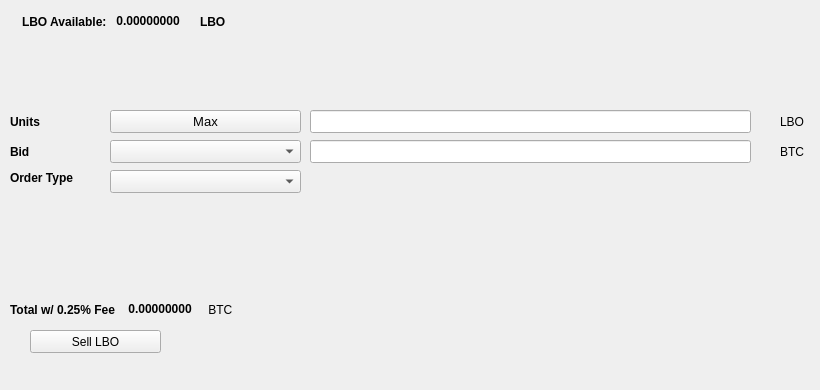
   <widget class="QWidget" name="SellTab">
    <attribute name="title">
     <string>Sell</string>
    </attribute>
    <widget class="QLabel" name="label_16">
     <property name="geometry">
      <rect>
       <x>780</x>
       <y>140</y>
       <width>31</width>
       <height>23</height>
      </rect>
     </property>
     <property name="text">
      <string>BTC</string>
     </property>
    </widget>
    <widget class="QComboBox" name="SellBidcomboBox">
     <property name="geometry">
      <rect>
       <x>110</x>
       <y>140</y>
       <width>191</width>
       <height>23</height>
      </rect>
     </property>
     <property name="font">
      <font>
       <pointsize>10</pointsize>
      </font>
     </property>
    </widget>
    <widget class="QLabel" name="label_18">
     <property name="geometry">
      <rect>
       <x>10</x>
       <y>110</y>
       <width>46</width>
       <height>23</height>
      </rect>
     </property>
     <property name="font">
      <font>
       <weight>75</weight>
       <bold>true</bold>
      </font>
     </property>
     <property name="text">
      <string>Units</string>
     </property>
    </widget>
    <widget class="QPushButton" name="Sell_Max_Amount">
     <property name="geometry">
      <rect>
       <x>110</x>
       <y>110</y>
       <width>191</width>
       <height>23</height>
      </rect>
     </property>
     <property name="font">
      <font>
       <pointsize>10</pointsize>
      </font>
     </property>
     <property name="text">
      <string>Max</string>
     </property>
    </widget>
    <widget class="QLabel" name="label_20">
     <property name="geometry">
      <rect>
       <x>10</x>
       <y>170</y>
       <width>91</width>
       <height>16</height>
      </rect>
     </property>
     <property name="font">
      <font>
       <weight>75</weight>
       <bold>true</bold>
      </font>
     </property>
     <property name="text">
      <string>Order Type</string>
     </property>
    </widget>
    <widget class="QComboBox" name="SellOrdertypeCombo">
     <property name="geometry">
      <rect>
       <x>110</x>
       <y>170</y>
       <width>191</width>
       <height>23</height>
      </rect>
     </property>
     <property name="font">
      <font>
       <pointsize>10</pointsize>
      </font>
     </property>
    </widget>
    <widget class="QLabel" name="label_21">
     <property name="geometry">
      <rect>
       <x>10</x>
       <y>140</y>
       <width>46</width>
       <height>23</height>
      </rect>
     </property>
     <property name="font">
      <font>
       <weight>75</weight>
       <bold>true</bold>
      </font>
     </property>
     <property name="text">
      <string>Bid</string>
     </property>
    </widget>
    <widget class="QLabel" name="label_22">
     <property name="geometry">
      <rect>
       <x>780</x>
       <y>110</y>
       <width>31</width>
       <height>23</height>
      </rect>
     </property>
     <property name="text">
      <string>LBO</string>
     </property>
    </widget>
    <widget class="QLineEdit" name="UnitsInputLBO">
     <property name="geometry">
      <rect>
       <x>310</x>
       <y>110</y>
       <width>441</width>
       <height>23</height>
      </rect>
     </property>
     <property name="font">
      <font>
       <pointsize>9</pointsize>
       <weight>75</weight>
       <bold>true</bold>
      </font>
     </property>
    </widget>
    <widget class="QLineEdit" name="SellBidPriceEdit">
     <property name="geometry">
      <rect>
       <x>310</x>
       <y>140</y>
       <width>441</width>
       <height>23</height>
      </rect>
     </property>
     <property name="font">
      <font>
       <pointsize>9</pointsize>
       <weight>75</weight>
       <bold>true</bold>
      </font>
     </property>
    </widget>
    <widget class="QPushButton" name="SellLBOBTN">
     <property name="geometry">
      <rect>
       <x>30</x>
       <y>330</y>
       <width>131</width>
       <height>23</height>
      </rect>
     </property>
     <property name="text">
      <string>Sell LBO</string>
     </property>
     <property name="icon">
      <iconset resource="../labrotix">
       <normaloff>:/icons/bitcoin</normaloff>:/icons/bitcoin</iconset>
     </property>
    </widget>
    <widget class="QWidget" name="layoutWidget3">
     <property name="geometry">
      <rect>
       <x>22</x>
       <y>12</y>
       <width>258</width>
       <height>19</height>
      </rect>
     </property>
     <layout class="QHBoxLayout" name="horizontalLayout">
      <item>
       <widget class="QLabel" name="label232_2">
        <property name="font">
         <font>
          <weight>75</weight>
          <bold>true</bold>
         </font>
        </property>
        <property name="text">
         <string>LBO Available:</string>
        </property>
       </widget>
      </item>
      <item>
       <widget class="QLabel" name="LBOAvailableLabel">
        <property name="palette">
         <palette>
          <active>
           <colorrole role="WindowText">
            <brush brushstyle="SolidPattern">
             <color alpha="255">
              <red>0</red>
              <green>0</green>
              <blue>0</blue>
             </color>
            </brush>
           </colorrole>
           <colorrole role="Button">
            <brush brushstyle="SolidPattern">
             <color alpha="255">
              <red>0</red>
              <green>170</green>
              <blue>0</blue>
             </color>
            </brush>
           </colorrole>
           <colorrole role="Light">
            <brush brushstyle="SolidPattern">
             <color alpha="255">
              <red>0</red>
              <green>255</green>
              <blue>0</blue>
             </color>
            </brush>
           </colorrole>
           <colorrole role="Midlight">
            <brush brushstyle="SolidPattern">
             <color alpha="255">
              <red>0</red>
              <green>212</green>
              <blue>0</blue>
             </color>
            </brush>
           </colorrole>
           <colorrole role="Dark">
            <brush brushstyle="SolidPattern">
             <color alpha="255">
              <red>0</red>
              <green>85</green>
              <blue>0</blue>
             </color>
            </brush>
           </colorrole>
           <colorrole role="Mid">
            <brush brushstyle="SolidPattern">
             <color alpha="255">
              <red>0</red>
              <green>113</green>
              <blue>0</blue>
             </color>
            </brush>
           </colorrole>
           <colorrole role="Text">
            <brush brushstyle="SolidPattern">
             <color alpha="255">
              <red>0</red>
              <green>170</green>
              <blue>0</blue>
             </color>
            </brush>
           </colorrole>
           <colorrole role="BrightText">
            <brush brushstyle="SolidPattern">
             <color alpha="255">
              <red>255</red>
              <green>255</green>
              <blue>255</blue>
             </color>
            </brush>
           </colorrole>
           <colorrole role="ButtonText">
            <brush brushstyle="SolidPattern">
             <color alpha="255">
              <red>0</red>
              <green>0</green>
              <blue>0</blue>
             </color>
            </brush>
           </colorrole>
           <colorrole role="Base">
            <brush brushstyle="SolidPattern">
             <color alpha="255">
              <red>255</red>
              <green>255</green>
              <blue>255</blue>
             </color>
            </brush>
           </colorrole>
           <colorrole role="Window">
            <brush brushstyle="SolidPattern">
             <color alpha="255">
              <red>0</red>
              <green>170</green>
              <blue>0</blue>
             </color>
            </brush>
           </colorrole>
           <colorrole role="Shadow">
            <brush brushstyle="SolidPattern">
             <color alpha="255">
              <red>0</red>
              <green>0</green>
              <blue>0</blue>
             </color>
            </brush>
           </colorrole>
           <colorrole role="AlternateBase">
            <brush brushstyle="SolidPattern">
             <color alpha="255">
              <red>127</red>
              <green>212</green>
              <blue>127</blue>
             </color>
            </brush>
           </colorrole>
           <colorrole role="ToolTipBase">
            <brush brushstyle="SolidPattern">
             <color alpha="255">
              <red>255</red>
              <green>255</green>
              <blue>220</blue>
             </color>
            </brush>
           </colorrole>
           <colorrole role="ToolTipText">
            <brush brushstyle="SolidPattern">
             <color alpha="255">
              <red>0</red>
              <green>0</green>
              <blue>0</blue>
             </color>
            </brush>
           </colorrole>
          </active>
          <inactive>
           <colorrole role="WindowText">
            <brush brushstyle="SolidPattern">
             <color alpha="255">
              <red>0</red>
              <green>0</green>
              <blue>0</blue>
             </color>
            </brush>
           </colorrole>
           <colorrole role="Button">
            <brush brushstyle="SolidPattern">
             <color alpha="255">
              <red>0</red>
              <green>170</green>
              <blue>0</blue>
             </color>
            </brush>
           </colorrole>
           <colorrole role="Light">
            <brush brushstyle="SolidPattern">
             <color alpha="255">
              <red>0</red>
              <green>255</green>
              <blue>0</blue>
             </color>
            </brush>
           </colorrole>
           <colorrole role="Midlight">
            <brush brushstyle="SolidPattern">
             <color alpha="255">
              <red>0</red>
              <green>212</green>
              <blue>0</blue>
             </color>
            </brush>
           </colorrole>
           <colorrole role="Dark">
            <brush brushstyle="SolidPattern">
             <color alpha="255">
              <red>0</red>
              <green>85</green>
              <blue>0</blue>
             </color>
            </brush>
           </colorrole>
           <colorrole role="Mid">
            <brush brushstyle="SolidPattern">
             <color alpha="255">
              <red>0</red>
              <green>113</green>
              <blue>0</blue>
             </color>
            </brush>
           </colorrole>
           <colorrole role="Text">
            <brush brushstyle="SolidPattern">
             <color alpha="255">
              <red>0</red>
              <green>170</green>
              <blue>0</blue>
             </color>
            </brush>
           </colorrole>
           <colorrole role="BrightText">
            <brush brushstyle="SolidPattern">
             <color alpha="255">
              <red>255</red>
              <green>255</green>
              <blue>255</blue>
             </color>
            </brush>
           </colorrole>
           <colorrole role="ButtonText">
            <brush brushstyle="SolidPattern">
             <color alpha="255">
              <red>0</red>
              <green>0</green>
              <blue>0</blue>
             </color>
            </brush>
           </colorrole>
           <colorrole role="Base">
            <brush brushstyle="SolidPattern">
             <color alpha="255">
              <red>255</red>
              <green>255</green>
              <blue>255</blue>
             </color>
            </brush>
           </colorrole>
           <colorrole role="Window">
            <brush brushstyle="SolidPattern">
             <color alpha="255">
              <red>0</red>
              <green>170</green>
              <blue>0</blue>
             </color>
            </brush>
           </colorrole>
           <colorrole role="Shadow">
            <brush brushstyle="SolidPattern">
             <color alpha="255">
              <red>0</red>
              <green>0</green>
              <blue>0</blue>
             </color>
            </brush>
           </colorrole>
           <colorrole role="AlternateBase">
            <brush brushstyle="SolidPattern">
             <color alpha="255">
              <red>127</red>
              <green>212</green>
              <blue>127</blue>
             </color>
            </brush>
           </colorrole>
           <colorrole role="ToolTipBase">
            <brush brushstyle="SolidPattern">
             <color alpha="255">
              <red>255</red>
              <green>255</green>
              <blue>220</blue>
             </color>
            </brush>
           </colorrole>
           <colorrole role="ToolTipText">
            <brush brushstyle="SolidPattern">
             <color alpha="255">
              <red>0</red>
              <green>0</green>
              <blue>0</blue>
             </color>
            </brush>
           </colorrole>
          </inactive>
          <disabled>
           <colorrole role="WindowText">
            <brush brushstyle="SolidPattern">
             <color alpha="255">
              <red>0</red>
              <green>85</green>
              <blue>0</blue>
             </color>
            </brush>
           </colorrole>
           <colorrole role="Button">
            <brush brushstyle="SolidPattern">
             <color alpha="255">
              <red>0</red>
              <green>170</green>
              <blue>0</blue>
             </color>
            </brush>
           </colorrole>
           <colorrole role="Light">
            <brush brushstyle="SolidPattern">
             <color alpha="255">
              <red>0</red>
              <green>255</green>
              <blue>0</blue>
             </color>
            </brush>
           </colorrole>
           <colorrole role="Midlight">
            <brush brushstyle="SolidPattern">
             <color alpha="255">
              <red>0</red>
              <green>212</green>
              <blue>0</blue>
             </color>
            </brush>
           </colorrole>
           <colorrole role="Dark">
            <brush brushstyle="SolidPattern">
             <color alpha="255">
              <red>0</red>
              <green>85</green>
              <blue>0</blue>
             </color>
            </brush>
           </colorrole>
           <colorrole role="Mid">
            <brush brushstyle="SolidPattern">
             <color alpha="255">
              <red>0</red>
              <green>113</green>
              <blue>0</blue>
             </color>
            </brush>
           </colorrole>
           <colorrole role="Text">
            <brush brushstyle="SolidPattern">
             <color alpha="255">
              <red>0</red>
              <green>85</green>
              <blue>0</blue>
             </color>
            </brush>
           </colorrole>
           <colorrole role="BrightText">
            <brush brushstyle="SolidPattern">
             <color alpha="255">
              <red>255</red>
              <green>255</green>
              <blue>255</blue>
             </color>
            </brush>
           </colorrole>
           <colorrole role="ButtonText">
            <brush brushstyle="SolidPattern">
             <color alpha="255">
              <red>0</red>
              <green>85</green>
              <blue>0</blue>
             </color>
            </brush>
           </colorrole>
           <colorrole role="Base">
            <brush brushstyle="SolidPattern">
             <color alpha="255">
              <red>0</red>
              <green>170</green>
              <blue>0</blue>
             </color>
            </brush>
           </colorrole>
           <colorrole role="Window">
            <brush brushstyle="SolidPattern">
             <color alpha="255">
              <red>0</red>
              <green>170</green>
              <blue>0</blue>
             </color>
            </brush>
           </colorrole>
           <colorrole role="Shadow">
            <brush brushstyle="SolidPattern">
             <color alpha="255">
              <red>0</red>
              <green>0</green>
              <blue>0</blue>
             </color>
            </brush>
           </colorrole>
           <colorrole role="AlternateBase">
            <brush brushstyle="SolidPattern">
             <color alpha="255">
              <red>0</red>
              <green>170</green>
              <blue>0</blue>
             </color>
            </brush>
           </colorrole>
           <colorrole role="ToolTipBase">
            <brush brushstyle="SolidPattern">
             <color alpha="255">
              <red>255</red>
              <green>255</green>
              <blue>220</blue>
             </color>
            </brush>
           </colorrole>
           <colorrole role="ToolTipText">
            <brush brushstyle="SolidPattern">
             <color alpha="255">
              <red>0</red>
              <green>0</green>
              <blue>0</blue>
             </color>
            </brush>
           </colorrole>
          </disabled>
         </palette>
        </property>
        <property name="font">
         <font>
          <weight>75</weight>
          <bold>true</bold>
         </font>
        </property>
        <property name="text">
         <string> 0.00000000 </string>
        </property>
        <property name="textInteractionFlags">
         <set>Qt::LinksAccessibleByMouse|Qt::TextSelectableByKeyboard|Qt::TextSelectableByMouse</set>
        </property>
       </widget>
      </item>
      <item>
       <widget class="QLabel" name="labelLBO">
        <property name="font">
         <font>
          <weight>75</weight>
          <bold>true</bold>
         </font>
        </property>
        <property name="text">
         <string>LBO</string>
        </property>
       </widget>
      </item>
     </layout>
    </widget>
    <widget class="QWidget" name="layoutWidget">
     <property name="geometry">
      <rect>
       <x>10</x>
       <y>300</y>
       <width>268</width>
       <height>19</height>
      </rect>
     </property>
     <layout class="QHBoxLayout" name="horizontalLayout_2">
      <item>
       <widget class="QLabel" name="label_19">
        <property name="font">
         <font>
          <weight>75</weight>
          <bold>true</bold>
         </font>
        </property>
        <property name="text">
         <string>Total w/ 0.25% Fee </string>
        </property>
       </widget>
      </item>
      <item>
       <widget class="QLabel" name="SellCostLabel">
        <property name="palette">
         <palette>
          <active>
           <colorrole role="WindowText">
            <brush brushstyle="SolidPattern">
             <color alpha="255">
              <red>0</red>
              <green>0</green>
              <blue>0</blue>
             </color>
            </brush>
           </colorrole>
           <colorrole role="Button">
            <brush brushstyle="SolidPattern">
             <color alpha="255">
              <red>0</red>
              <green>170</green>
              <blue>0</blue>
             </color>
            </brush>
           </colorrole>
           <colorrole role="Light">
            <brush brushstyle="SolidPattern">
             <color alpha="255">
              <red>0</red>
              <green>255</green>
              <blue>0</blue>
             </color>
            </brush>
           </colorrole>
           <colorrole role="Midlight">
            <brush brushstyle="SolidPattern">
             <color alpha="255">
              <red>0</red>
              <green>212</green>
              <blue>0</blue>
             </color>
            </brush>
           </colorrole>
           <colorrole role="Dark">
            <brush brushstyle="SolidPattern">
             <color alpha="255">
              <red>0</red>
              <green>85</green>
              <blue>0</blue>
             </color>
            </brush>
           </colorrole>
           <colorrole role="Mid">
            <brush brushstyle="SolidPattern">
             <color alpha="255">
              <red>0</red>
              <green>113</green>
              <blue>0</blue>
             </color>
            </brush>
           </colorrole>
           <colorrole role="Text">
            <brush brushstyle="SolidPattern">
             <color alpha="255">
              <red>0</red>
              <green>170</green>
              <blue>0</blue>
             </color>
            </brush>
           </colorrole>
           <colorrole role="BrightText">
            <brush brushstyle="SolidPattern">
             <color alpha="255">
              <red>255</red>
              <green>255</green>
              <blue>255</blue>
             </color>
            </brush>
           </colorrole>
           <colorrole role="ButtonText">
            <brush brushstyle="SolidPattern">
             <color alpha="255">
              <red>0</red>
              <green>0</green>
              <blue>0</blue>
             </color>
            </brush>
           </colorrole>
           <colorrole role="Base">
            <brush brushstyle="SolidPattern">
             <color alpha="255">
              <red>255</red>
              <green>255</green>
              <blue>255</blue>
             </color>
            </brush>
           </colorrole>
           <colorrole role="Window">
            <brush brushstyle="SolidPattern">
             <color alpha="255">
              <red>0</red>
              <green>170</green>
              <blue>0</blue>
             </color>
            </brush>
           </colorrole>
           <colorrole role="Shadow">
            <brush brushstyle="SolidPattern">
             <color alpha="255">
              <red>0</red>
              <green>0</green>
              <blue>0</blue>
             </color>
            </brush>
           </colorrole>
           <colorrole role="AlternateBase">
            <brush brushstyle="SolidPattern">
             <color alpha="255">
              <red>127</red>
              <green>212</green>
              <blue>127</blue>
             </color>
            </brush>
           </colorrole>
           <colorrole role="ToolTipBase">
            <brush brushstyle="SolidPattern">
             <color alpha="255">
              <red>255</red>
              <green>255</green>
              <blue>220</blue>
             </color>
            </brush>
           </colorrole>
           <colorrole role="ToolTipText">
            <brush brushstyle="SolidPattern">
             <color alpha="255">
              <red>0</red>
              <green>0</green>
              <blue>0</blue>
             </color>
            </brush>
           </colorrole>
          </active>
          <inactive>
           <colorrole role="WindowText">
            <brush brushstyle="SolidPattern">
             <color alpha="255">
              <red>0</red>
              <green>0</green>
              <blue>0</blue>
             </color>
            </brush>
           </colorrole>
           <colorrole role="Button">
            <brush brushstyle="SolidPattern">
             <color alpha="255">
              <red>0</red>
              <green>170</green>
              <blue>0</blue>
             </color>
            </brush>
           </colorrole>
           <colorrole role="Light">
            <brush brushstyle="SolidPattern">
             <color alpha="255">
              <red>0</red>
              <green>255</green>
              <blue>0</blue>
             </color>
            </brush>
           </colorrole>
           <colorrole role="Midlight">
            <brush brushstyle="SolidPattern">
             <color alpha="255">
              <red>0</red>
              <green>212</green>
              <blue>0</blue>
             </color>
            </brush>
           </colorrole>
           <colorrole role="Dark">
            <brush brushstyle="SolidPattern">
             <color alpha="255">
              <red>0</red>
              <green>85</green>
              <blue>0</blue>
             </color>
            </brush>
           </colorrole>
           <colorrole role="Mid">
            <brush brushstyle="SolidPattern">
             <color alpha="255">
              <red>0</red>
              <green>113</green>
              <blue>0</blue>
             </color>
            </brush>
           </colorrole>
           <colorrole role="Text">
            <brush brushstyle="SolidPattern">
             <color alpha="255">
              <red>0</red>
              <green>170</green>
              <blue>0</blue>
             </color>
            </brush>
           </colorrole>
           <colorrole role="BrightText">
            <brush brushstyle="SolidPattern">
             <color alpha="255">
              <red>255</red>
              <green>255</green>
              <blue>255</blue>
             </color>
            </brush>
           </colorrole>
           <colorrole role="ButtonText">
            <brush brushstyle="SolidPattern">
             <color alpha="255">
              <red>0</red>
              <green>0</green>
              <blue>0</blue>
             </color>
            </brush>
           </colorrole>
           <colorrole role="Base">
            <brush brushstyle="SolidPattern">
             <color alpha="255">
              <red>255</red>
              <green>255</green>
              <blue>255</blue>
             </color>
            </brush>
           </colorrole>
           <colorrole role="Window">
            <brush brushstyle="SolidPattern">
             <color alpha="255">
              <red>0</red>
              <green>170</green>
              <blue>0</blue>
             </color>
            </brush>
           </colorrole>
           <colorrole role="Shadow">
            <brush brushstyle="SolidPattern">
             <color alpha="255">
              <red>0</red>
              <green>0</green>
              <blue>0</blue>
             </color>
            </brush>
           </colorrole>
           <colorrole role="AlternateBase">
            <brush brushstyle="SolidPattern">
             <color alpha="255">
              <red>127</red>
              <green>212</green>
              <blue>127</blue>
             </color>
            </brush>
           </colorrole>
           <colorrole role="ToolTipBase">
            <brush brushstyle="SolidPattern">
             <color alpha="255">
              <red>255</red>
              <green>255</green>
              <blue>220</blue>
             </color>
            </brush>
           </colorrole>
           <colorrole role="ToolTipText">
            <brush brushstyle="SolidPattern">
             <color alpha="255">
              <red>0</red>
              <green>0</green>
              <blue>0</blue>
             </color>
            </brush>
           </colorrole>
          </inactive>
          <disabled>
           <colorrole role="WindowText">
            <brush brushstyle="SolidPattern">
             <color alpha="255">
              <red>0</red>
              <green>85</green>
              <blue>0</blue>
             </color>
            </brush>
           </colorrole>
           <colorrole role="Button">
            <brush brushstyle="SolidPattern">
             <color alpha="255">
              <red>0</red>
              <green>170</green>
              <blue>0</blue>
             </color>
            </brush>
           </colorrole>
           <colorrole role="Light">
            <brush brushstyle="SolidPattern">
             <color alpha="255">
              <red>0</red>
              <green>255</green>
              <blue>0</blue>
             </color>
            </brush>
           </colorrole>
           <colorrole role="Midlight">
            <brush brushstyle="SolidPattern">
             <color alpha="255">
              <red>0</red>
              <green>212</green>
              <blue>0</blue>
             </color>
            </brush>
           </colorrole>
           <colorrole role="Dark">
            <brush brushstyle="SolidPattern">
             <color alpha="255">
              <red>0</red>
              <green>85</green>
              <blue>0</blue>
             </color>
            </brush>
           </colorrole>
           <colorrole role="Mid">
            <brush brushstyle="SolidPattern">
             <color alpha="255">
              <red>0</red>
              <green>113</green>
              <blue>0</blue>
             </color>
            </brush>
           </colorrole>
           <colorrole role="Text">
            <brush brushstyle="SolidPattern">
             <color alpha="255">
              <red>0</red>
              <green>85</green>
              <blue>0</blue>
             </color>
            </brush>
           </colorrole>
           <colorrole role="BrightText">
            <brush brushstyle="SolidPattern">
             <color alpha="255">
              <red>255</red>
              <green>255</green>
              <blue>255</blue>
             </color>
            </brush>
           </colorrole>
           <colorrole role="ButtonText">
            <brush brushstyle="SolidPattern">
             <color alpha="255">
              <red>0</red>
              <green>85</green>
              <blue>0</blue>
             </color>
            </brush>
           </colorrole>
           <colorrole role="Base">
            <brush brushstyle="SolidPattern">
             <color alpha="255">
              <red>0</red>
              <green>170</green>
              <blue>0</blue>
             </color>
            </brush>
           </colorrole>
           <colorrole role="Window">
            <brush brushstyle="SolidPattern">
             <color alpha="255">
              <red>0</red>
              <green>170</green>
              <blue>0</blue>
             </color>
            </brush>
           </colorrole>
           <colorrole role="Shadow">
            <brush brushstyle="SolidPattern">
             <color alpha="255">
              <red>0</red>
              <green>0</green>
              <blue>0</blue>
             </color>
            </brush>
           </colorrole>
           <colorrole role="AlternateBase">
            <brush brushstyle="SolidPattern">
             <color alpha="255">
              <red>0</red>
              <green>170</green>
              <blue>0</blue>
             </color>
            </brush>
           </colorrole>
           <colorrole role="ToolTipBase">
            <brush brushstyle="SolidPattern">
             <color alpha="255">
              <red>255</red>
              <green>255</green>
              <blue>220</blue>
             </color>
            </brush>
           </colorrole>
           <colorrole role="ToolTipText">
            <brush brushstyle="SolidPattern">
             <color alpha="255">
              <red>0</red>
              <green>0</green>
              <blue>0</blue>
             </color>
            </brush>
           </colorrole>
          </disabled>
         </palette>
        </property>
        <property name="font">
         <font>
          <weight>75</weight>
          <bold>true</bold>
         </font>
        </property>
        <property name="autoFillBackground">
         <bool>false</bool>
        </property>
        <property name="text">
         <string> 0.00000000</string>
        </property>
        <property name="textInteractionFlags">
         <set>Qt::LinksAccessibleByMouse|Qt::TextSelectableByMouse</set>
        </property>
       </widget>
      </item>
      <item>
       <widget class="QLabel" name="label_17">
        <property name="font">
         <font>
          <weight>50</weight>
          <bold>false</bold>
         </font>
        </property>
        <property name="text">
         <string> BTC</string>
        </property>
       </widget>
      </item>
     </layout>
    </widget>
    <widget class="QLabel" name="label_23">
     <property name="geometry">
      <rect>
       <x>460</x>
       <y>300</y>
       <width>281</width>
       <height>81</height>
      </rect>
     </property>
     <property name="text">
      <string/>
     </property>
     <property name="pixmap">
      <pixmap>:/images/bittrex</pixmap>
     </property>
    </widget>
   </widget>
